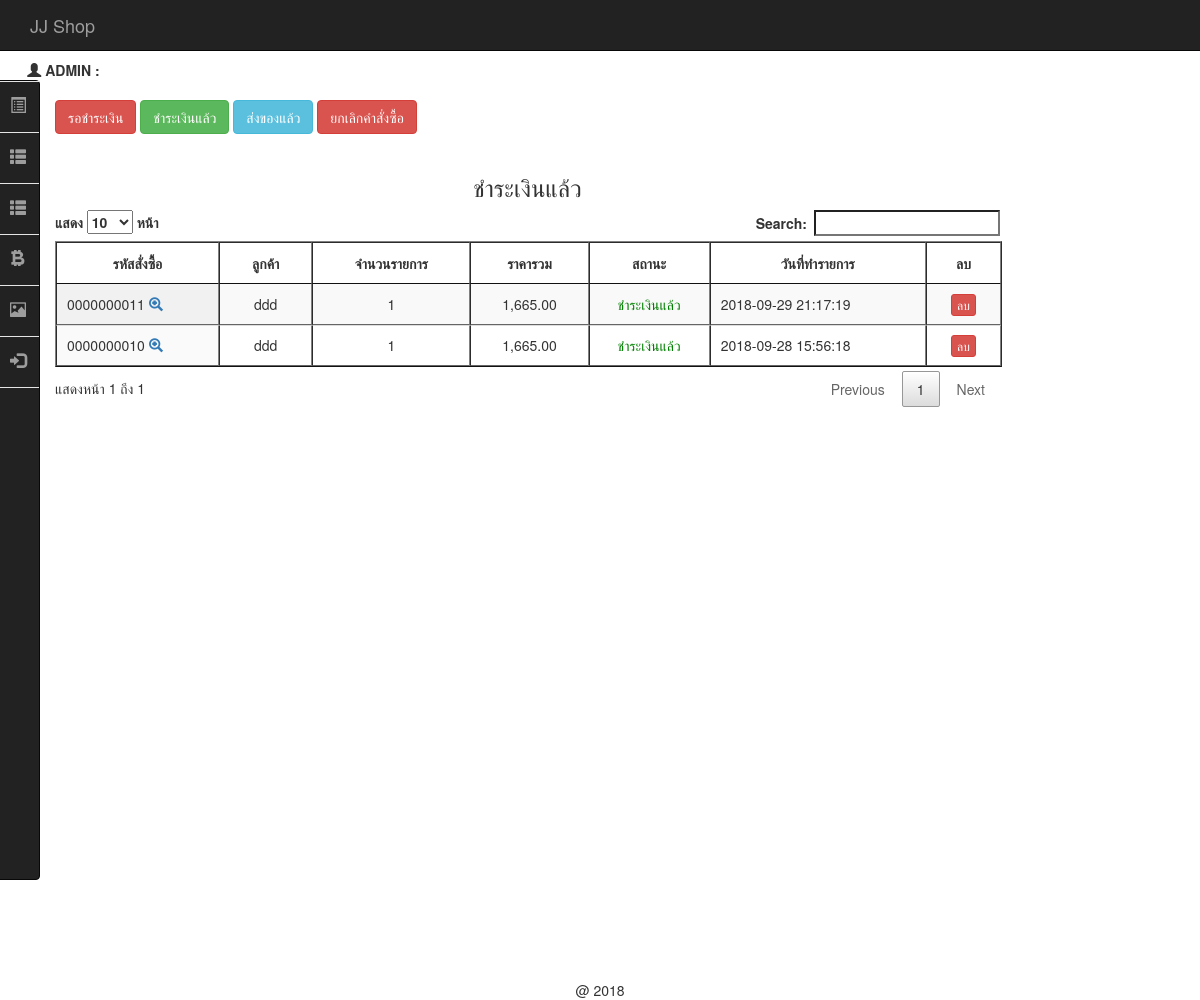
The app's page /backend/index.php?act=show-payed (signed in), older data.
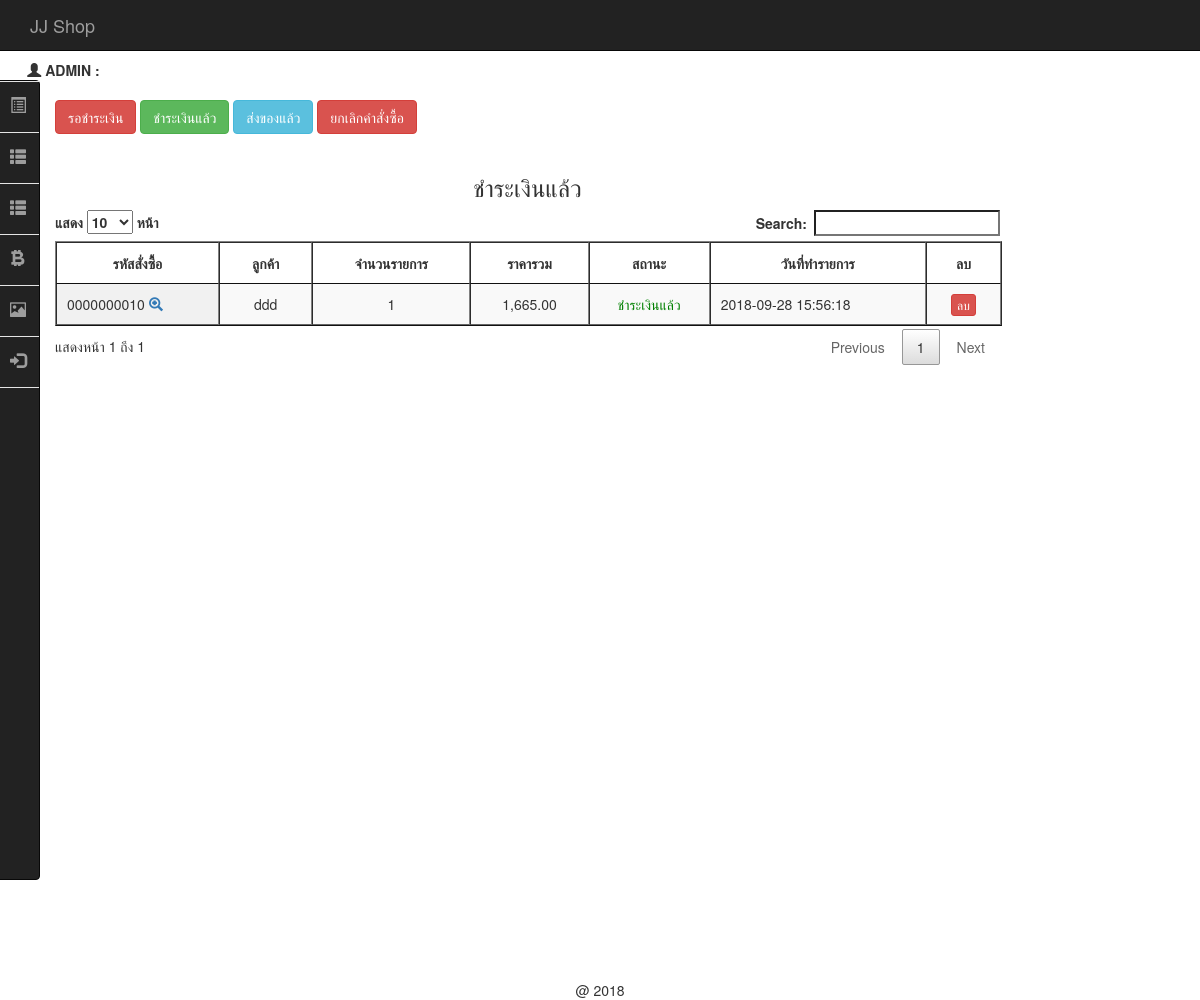
The same page, newer data.
### tables this page shows
CREATE TABLE `tbl_order` (
  `order_id` int(10) UNSIGNED ZEROFILL NOT NULL,
  `mem_id` int(11) NOT NULL,
  `name` varchar(100) NOT NULL,
  `address` varchar(500) NOT NULL,
  `email` varchar(100) NOT NULL,
  `phone` int(10) NOT NULL,
  `order_status` int(1) NOT NULL,
  `pay_slip` varchar(200) DEFAULT NULL,
  `b_name` varchar(100) DEFAULT NULL,
  `b_number` varchar(200) DEFAULT NULL,
  `pay_date` date DEFAULT NULL,
  `pay_amount` int(50) DEFAULT NULL,
  `postcode` varchar(30) DEFAULT NULL,
  `order_date` datetime NOT NULL
);

### backend/mm.php (called while the page is built, shortened)
<?php
if (!function_exists("GetSQLValueString")) {
function GetSQLValueString($theValue, $theType, $theDefinedValue = "", $theNotDefinedValue = "")
{
  $theValue = function_exists("mysql_real_escape_string") ? mysql_real_escape_string($theValue) : mysql_escape_string($theValue);
  switch ($theType) {
    case "text":
      $theValue = ($theValue != "") ? "'" . $theValue . "'" : "NULL";
      break;
    case "long":
    case "int":
      $theValue = ($theValue != "") ? intval($theValue) : "NULL";
      break;
  }
  return $theValue;
}
}
?>

### backend/show_cart_pay.php (the view, shortened to what this page needs)
<?php require_once('../Connections/condb.php'); ?>
<?php
$query_mycart = sprintf("SELECT o.order_id as oid, o.mem_id, o.order_status, o.order_date, o.name , d.order_id , count(d.order_id) as coid , SUM(d.total) as ctotal FROM tbl_order as o, tbl_order_detail as d WHERE o.order_id = d.order_id AND o.order_status = 2 GROUP BY o.order_id ORDER BY o.order_id DESC " , GetSQLValueString($colname_mycart , "int"));
$mycart = mysql_query($query_mycart , $condb) or die(mysql_error());
$row_mycart = mysql_fetch_assoc($mycart);
$totalRows_mycart = mysql_num_rows($mycart);
?>
<h3 align="center">ชำระเงินแล้ว</h3>
<table id="example" class="display" cellspacing="0" border="1">
	<thead>
		<tr>
			<th>รหัสสั่งซื้อ</th>
			<th>ลูกค้า</th>
			<th>จำนวนรายการ</th>
			<th>ราคารวม</th>
			<th>สถานะ</th>
			<th>วันที่ทำรายการ</th>
			<th> <center> ลบ </center></th>
		</tr>
	</thead>
	<?php if ($totalRows_mycart > 0) { ?>
		<?php do { ?>
			<tr>
				<td>
					<?php echo $row_mycart['oid'];?>
					<span id="hp">
						<a href="index.php?order_id=<?php echo $row_mycart['oid'];?>&act=show-order">
							<span class="glyphicon glyphicon-zoom-in"></span>
						</a>
					</span>
				</td>
				<td align="center">
					<?php echo $row_mycart['name'];?>
				</td>
				<td align="center">
					<?php echo $row_mycart['coid'];?>
				</td>
				<td align="center">
					<?php echo number_format($row_mycart['ctotal'],2);?>
				</td>
				<td align="center">
					<font color="red">
						<?php $status = $row_mycart['order_status'];
						include('status.php');
						?>
					</font>
				</td>
				<td> <?php echo $row_mycart['order_date'];?></td>
				<td><center>
					<a href="del_order.php?order_id=<?php echo $row_mycart['oid'];?>" class="btn btn-danger btn-xs" onClick="return confirm('ยืนยันการลบ');">
					ลบ </a></center>
				</td>
			</tr>
		<?php } while ($row_mycart = mysql_fetch_assoc($mycart)); ?>
	</table>
	<?php
}
?>

### backend/status.php
<?php
if ($status == 1) {
	echo "<font color='red'>";
	echo "รอชำระเงิน";
	echo "</font>";
}elseif ($status == 2) {
	echo "<font color='green'>";
	echo "ชำระเงินแล้ว";
	echo "</font>";
}elseif ($status == 3) {
	echo "<font color='blue'>";
	echo "ส่งของแล้ว";
	echo "</font>";
}elseif ($status == 4) {
	echo "<font color='#862d2d'>";
	echo "ยกเลิกคำสั่งซื้อ";
	echo "</font>";
}
?>

Row changes from the older to the newer data that the page shows:
no longer on this page (row edited): tbl_order: order_id "0000000011", name "ddd", coid "1", ctotal "1,665.00", order_status "ชำระเงินแล้ว", order_date "2018-09-29 21:17:19"
